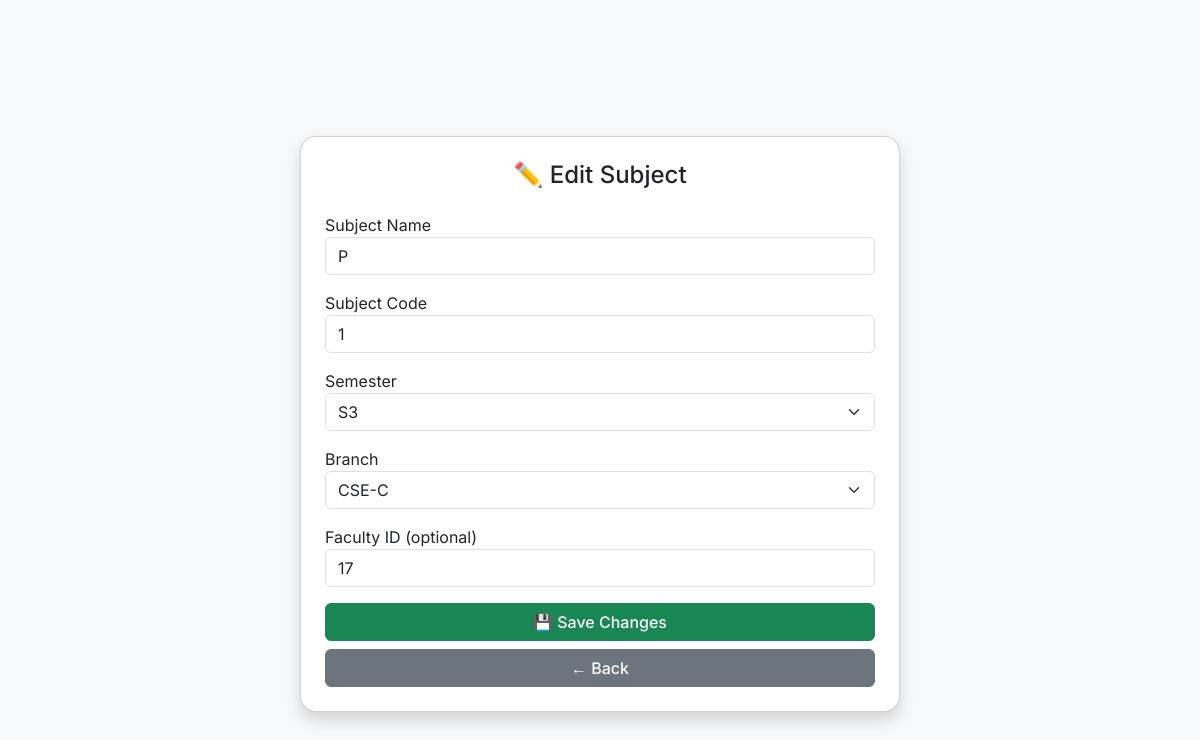
Page /admin/edit_subject/13 (signed in) on the committed database.
### tables this page shows
CREATE TABLE subjects (
                id INTEGER PRIMARY KEY AUTOINCREMENT,
                name TEXT,
                code TEXT,
                semester TEXT,
                branch TEXT,
                faculty_id INTEGER
            );

### app.py (the view, shortened to what this page needs)
@app.route('/admin/edit_subject/<int:subject_id>', methods=['GET', 'POST'])
def edit_subject(subject_id):
    if not is_admin():
        abort(403)
    db = get_db()
    subject = db.execute("SELECT * FROM subjects WHERE id = ?", (subject_id,)).fetchone()
    if not subject:
        flash("Subject not found", "danger")
        return redirect(url_for('admin_subjects'))
    return render_template('edit_subject.html', subject=subject)

### app.py (called while the page is built)
def get_db():
    conn = sqlite3.connect('database.db', timeout=10, check_same_thread=False)
    conn.row_factory = sqlite3.Row
    return conn

@app.after_request
def add_cache_control(response):
    response.headers['Cache-Control'] = 'no-store'
    return response

def is_admin():
    return session.get('role') == 'admin'

### templates/edit_subject.html (shortened to what this page needs)
{% extends 'base.html' %}
{% block content %}
<div class="container py-4 center-wrapper">
  <div class="card shadow p-4 w-100" style="max-width: 600px;">
    <h4 class="text-center mb-4">✏️ Edit Subject</h4>
    <form method="POST">
      <div class="mb-3">
        <label>Subject Name</label>
        <input type="text" name="name" class="form-control" value="{{ subject.name }}" required>
      </div>
      <div class="mb-3">
        <label>Subject Code</label>
        <input type="text" name="code" class="form-control" value="{{ subject.code }}" required>
      </div>
      <div class="mb-3">
        <label>Semester</label>
        <select name="semester" class="form-select" required>
          {% for s in ['S1','S2','S3','S4','S5','S6','S7','S8'] %}
            <option value="{{ s }}" {% if subject.semester == s %}selected{% endif %}>{{ s }}</option>
          {% endfor %}
        </select>
      </div>
      <div class="mb-3">
        <label>Branch</label>
        <select name="branch" class="form-select" required>
          {% for b in ['CSE-A','CSE-B','CSE-C','ECE','EEE','ME','CE','IT'] %}
            <option value="{{ b }}" {% if subject.branch == b %}selected{% endif %}>{{ b }}</option>
          {% endfor %}
        </select>
      </div>
      <div class="mb-3">
        <label>Faculty ID (optional)</label>
        <input type="number" name="faculty_id" class="form-control" value="{{ subject.faculty_id or '' }}">
      </div>
      <div class="d-grid mt-3">
        <button type="submit" class="btn btn-success">💾 Save Changes</button>
        <a href="{{ url_for('admin_subjects') }}" class="btn btn-secondary mt-2">← Back</a>
      </div>
    </form>
  </div>
</div>
{% endblock %}

### templates/base.html (style rules this page uses)
body { font-family: 'Inter', sans-serif; background-color: #f8f9fa; }
.card { border-radius: 1rem; }
.btn { font-weight: 500; }
.center-wrapper { display: flex; align-items: center; justify-content: center; min-height: 100vh; }

### rows in the picture
subjects: name "P", code "1", semester "S3", branch "CSE-C", faculty_id "17"
